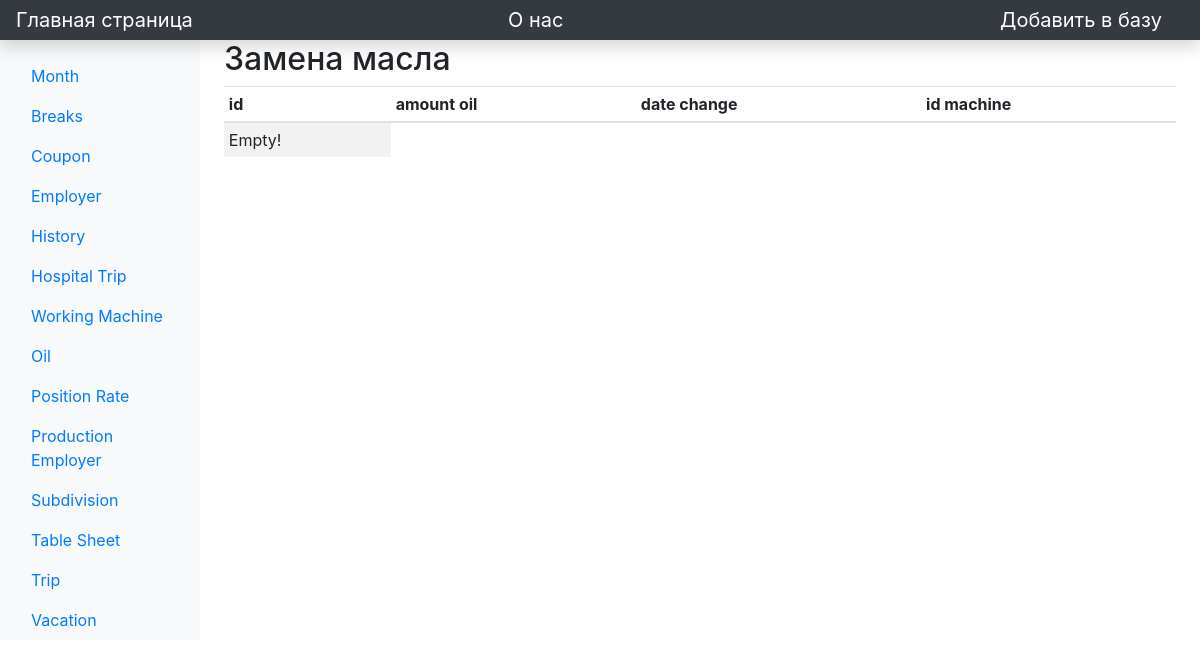
/view/oil_, run on an earlier commit of the app's database.
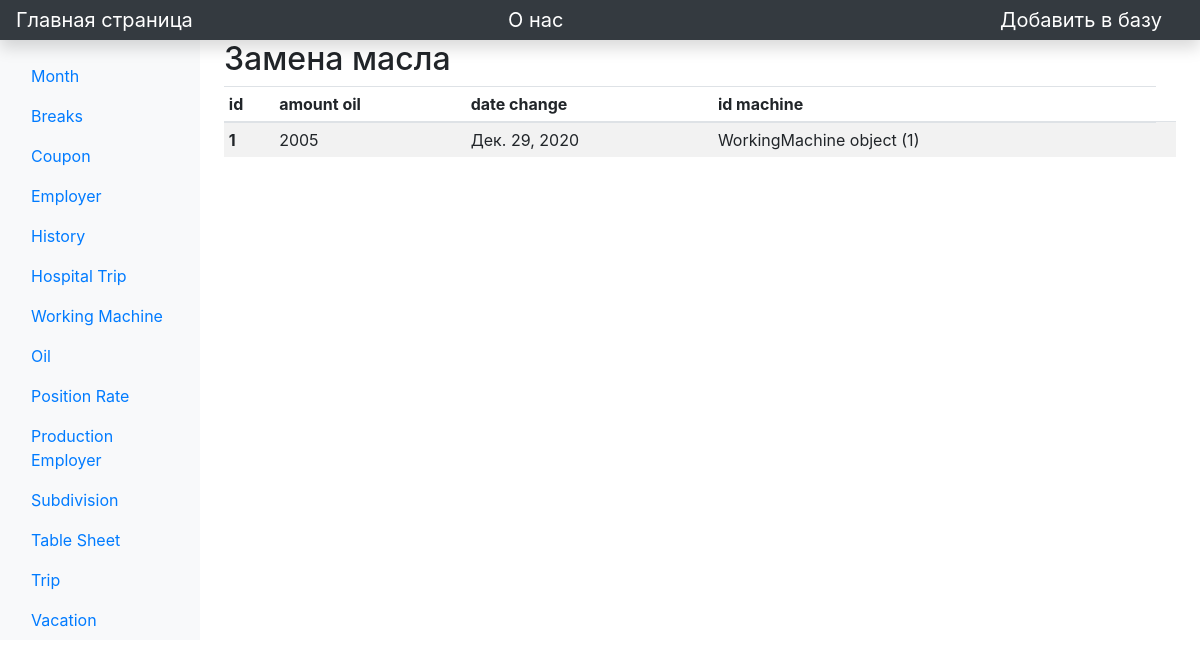
And on a later commit of the database.
### main/models.py (models this page shows)
class OilChange(models.Model):
    amount_oil = models.IntegerField('Year creation')
    date_change = models.DateField()
    id_machine = models.ForeignKey('WorkingMachine', on_delete=models.PROTECT)

class WorkingMachine(models.Model):
    name = models.CharField('Name machine', max_length=64)
    model = models.CharField('Model machine', max_length=64)
    year_creation = models.IntegerField('Year creation')

### main/views.py (the view)
# urls.py: path('view/oil_', views.oil_, name='oil_'),
def oil_(request):
    task = OilChange.objects.all()
    return render(request, 'main/view/oil_.html', {'task': task})

### main/templates/main/view/oil_.html (shortened to what this page needs)
{% extends 'main/base.html' %}
{% block content %}
        <main class="col-md-9 ms-sm-auto col-lg-10 px-md-4">
            <h2>Замена масла</h2>
            <div class="">
                <table class="table table-striped table-sm ">
                    <thead>
                    <tr>
                        <th scope="col">id</th>
                        <th scope="col">amount oil</th>
                        <th scope="col">date change</th>
                        <th scope="col">id machine</th>
                    </tr>
                    </thead>
                    <tbody>
                    {% if task %}
                    {% for i in task %}
                        <tr>
                            <th scope="row">{{ i.id }}</th>
                            <td>{{ i.amount_oil}}</td>
                            <td>{{ i.date_change}}</td>
                            <td>{{ i.id_machine}}<td>
                        </tr>
                    {% endfor %}
                    {% else %}
                    <tr>
                        <td>Empty!</td>
                    </tr>
                    {% endif %}
                    </tbody>
                </table>
            </div>
        </main>
{% endblock %}

What changed in the data, as far as the page shows it:
added OilChange: id "1", amount_oil "2005", date_change "Дек. 29, 2020", id_machine "WorkingMachine object (1)"
Also different on the page:
text no longer shown: "Empty!"
